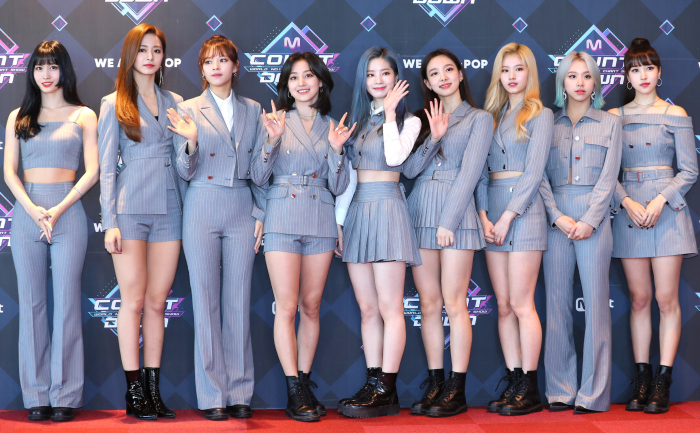
#> input picture 06_multimedia/style_607e47641bf38.jpg, 1400 x 866 px (shown at 1/2 size)
$ python opencv_image.py
#> lines starting #> are read from the running program, lines starting #| are printed output that depends on the picture
import cv2

img  = cv2.imread('style_607e47641bf38.jpg')
#> img is the input picture: shape (866, 1400, 3); mean B, G, R 137.9, 120.8, 129.8
img2 = cv2.resize(img, (1000,800))
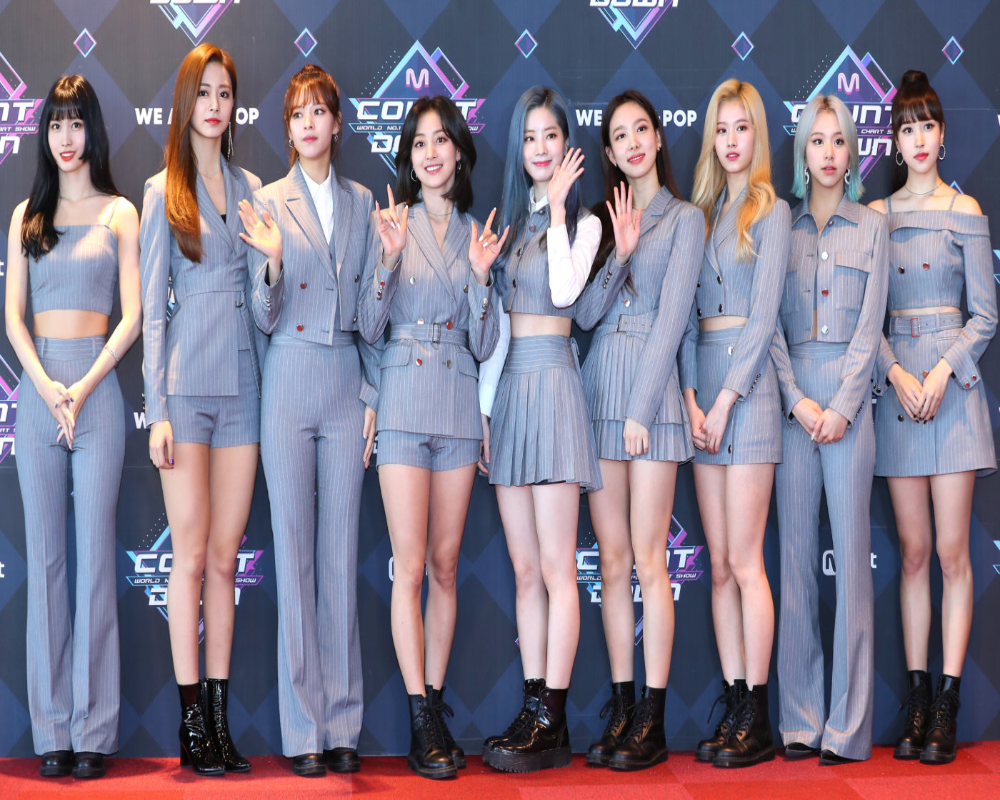
#> img2: shape (800, 1000, 3); mean B, G, R 137.8, 120.7, 129.7

gray = cv2.cvtColor(img2, cv2.COLOR_BGR2GRAY)
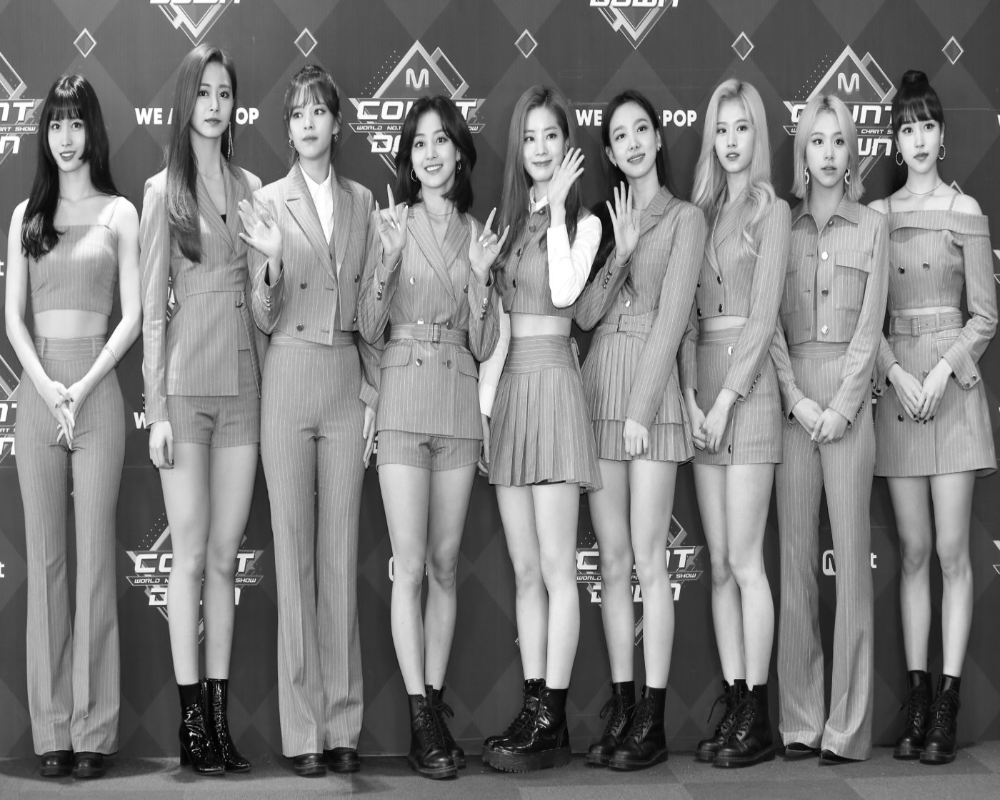
#> gray: shape (800, 1000); min 0, max 255, mean 125.3

edge1 = cv2.Canny(img, 50,100)
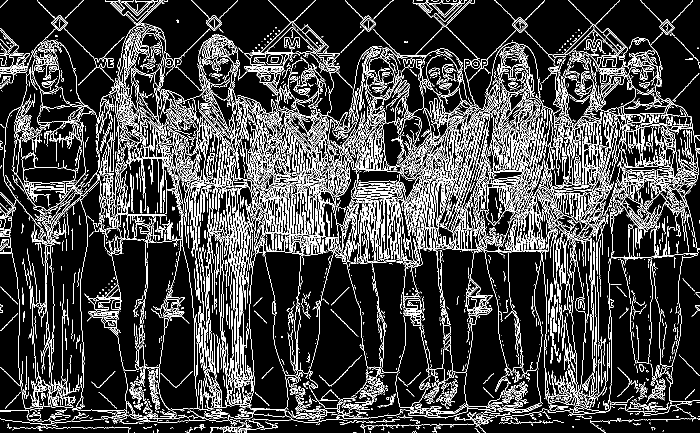
#> edge1: shape (866, 1400) (shown at 1/2 size); 15.1% white in thin lines or dots
edge2 = cv2.Canny(img, 100,150)
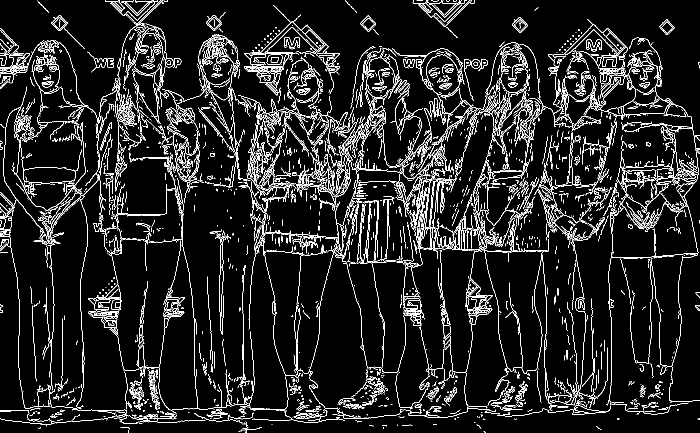
#> edge2: shape (866, 1400) (shown at 1/2 size); 8.6% white in thin lines or dots
edge3 = cv2.Canny(img, 150,200)
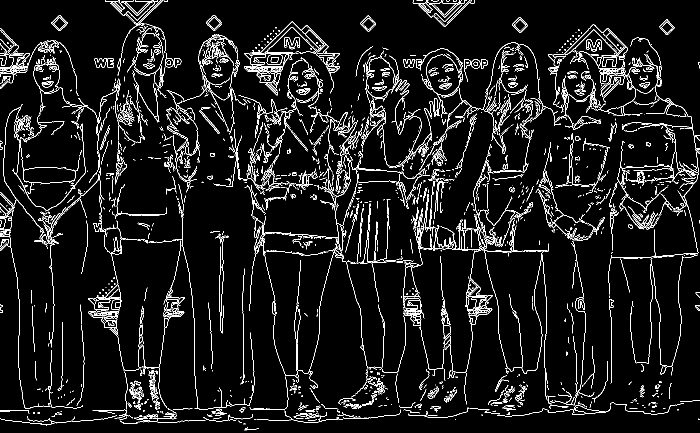
#> edge3: shape (866, 1400) (shown at 1/2 size); 6.4% white in thin lines or dots

#cv2.imshow('TWICE',img)
#cv2.imshow('TWICE1-1',img2)
#cv2.imshow("TWICE2", gray)
cv2.imshow('TWICE1',edge1)
cv2.imshow('TWICE2',edge2)
cv2.imshow('TWICE3',edge3)

cv2.waitKey(0)
# [4 lines of commented-out code are left out]

cv2.destroyAllWindows()
